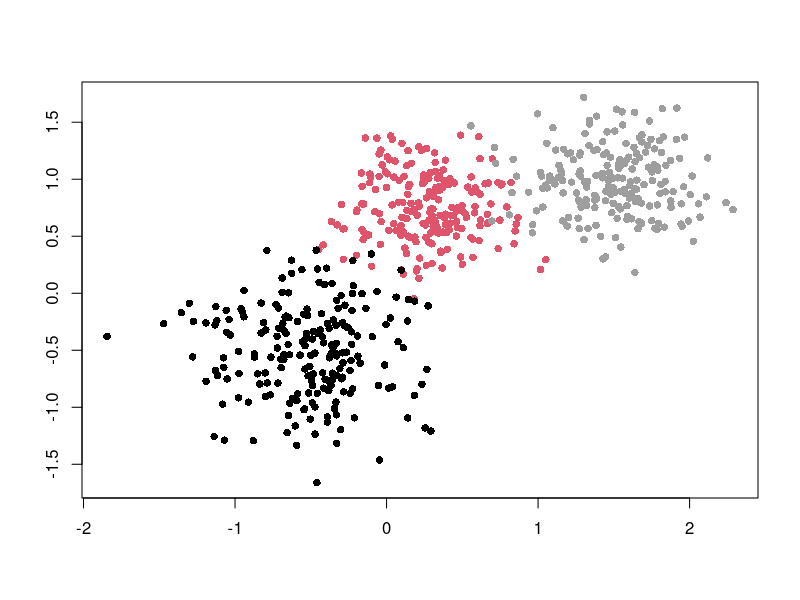
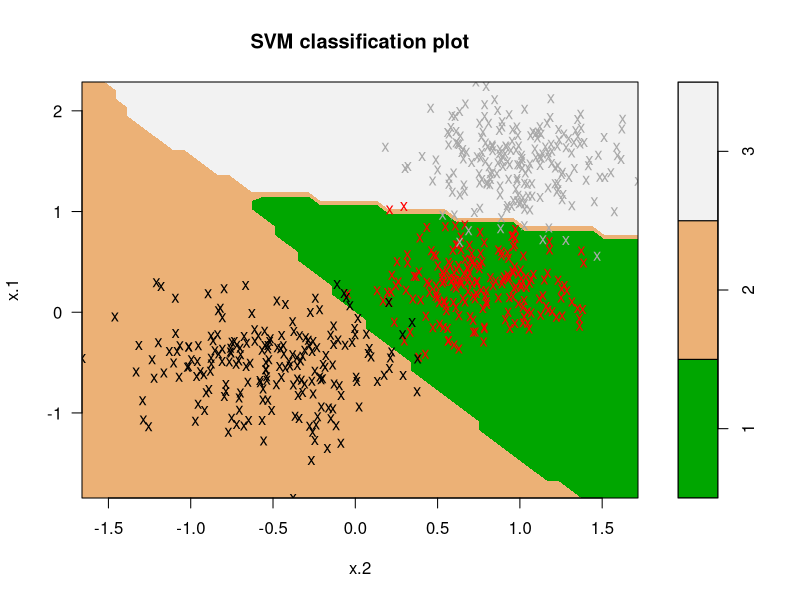
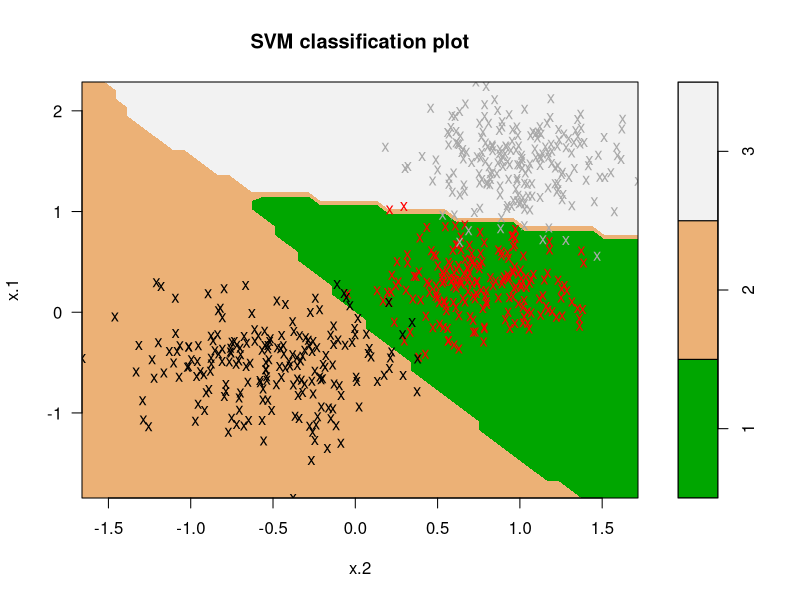
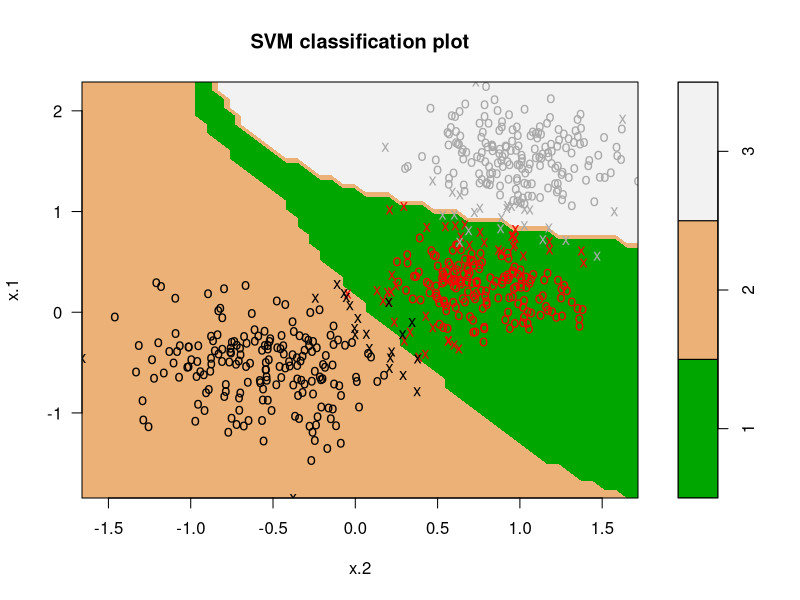
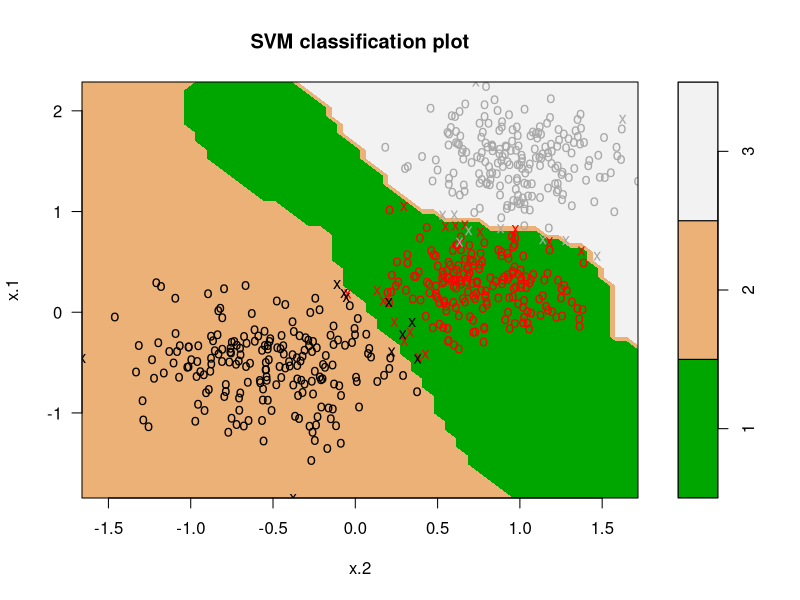
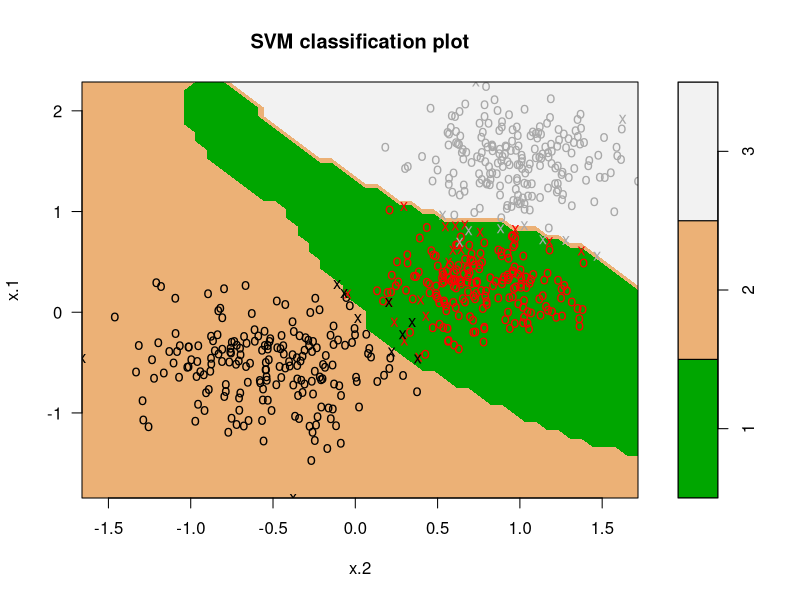
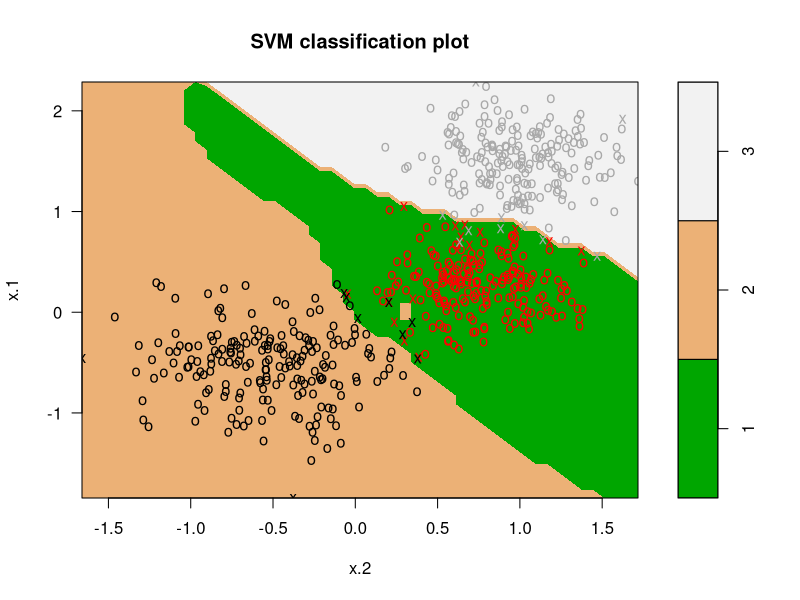
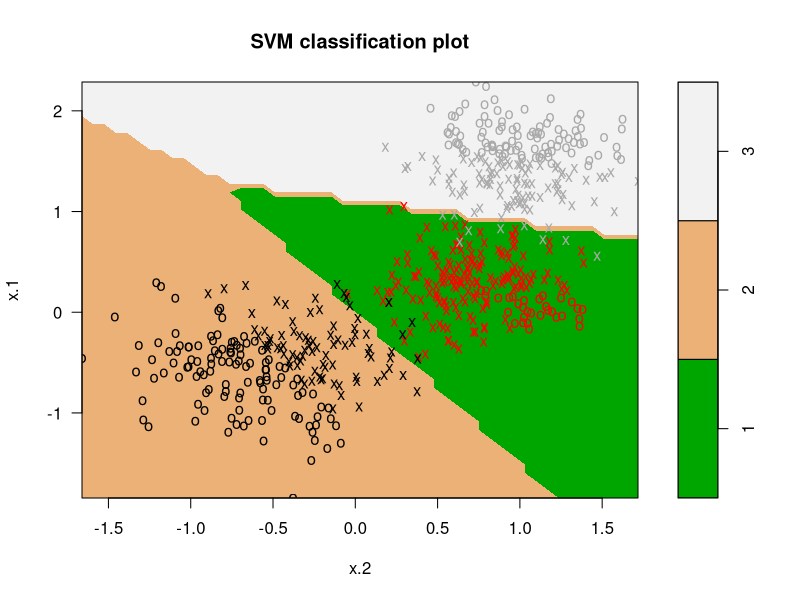

The R script that drew these images, in order: (Note: this script raises an error after producing the figures.)
# Julia Andronowitz
# Classification Methods Using Support Vector Machines
# Support Vector Machine


# loading svm library (run first line if not installed)
# install.packages("e1071")
library(e1071)

# defining the hyperplane function
hyperplane <- function(P,data,x,z=0) {
  alphas <- -1*P$coefs
  svs <- data[P$index,]
  c <- P$rho - z
  a <- sum(t(alphas)*data[P$index,][1])
  b <- sum(t(alphas)*data[P$index,][2])
  (-c-a*x)/b
  cat(a,b,c)
}

# setting initial number of observations in each set
n <- 200

# calculating x-variable using three randomly generated sets with overlap
set.seed(1000)

svmdatax1a <- matrix(rnorm(n, 0.25,0.3), ncol=1)
svmdatax1b <- matrix(rnorm(n,0.75,0.3), ncol=1)
svmdatax1 <- cbind(svmdatax1a,svmdatax1b)

svmdatax2 <- matrix(rnorm(n*2,-0.5,0.4), ncol=2)

svmdatax3a <- matrix(rnorm(n,1.5,0.3), ncol=1)
svmdatax3b <- matrix(rnorm(n,1,0.3), ncol=1)
svmdatax3 <- cbind(svmdatax3a,svmdatax3b)

svmdatax <- rbind(svmdatax1,svmdatax2,svmdatax3)

# assigning labels to both classes
svmdatay <- c(rep(1,n), rep(2,n), rep(3,n))

# plotting the data
plot(svmdatax, col=(11-svmdatay),xlab="",ylab="",pch=16)

# creating data frame 
svmdata <- data.frame (x = svmdatax, y = factor(svmdatay))

# using different costs
svmfit.00001 <- svm (y~., data = svmdata , kernel="radial", cost = 0.00001, scale = FALSE)
svmfit.001 <- svm (y~., data = svmdata , kernel="radial", cost = 0.001, scale = FALSE)
svmfit1 <- svm (y~., data = svmdata , kernel="radial", cost = 1, scale = FALSE)
svmfit1000 <- svm (y~., data = svmdata , kernel="radial", cost = 1000, scale = FALSE)
svmfit100000 <- svm (y~., data = svmdata , kernel="radial", cost = 100000, scale = FALSE)
svmfit10000000 <- svm (y~., data = svmdata , kernel="radial", cost = 10000000, scale = FALSE)

# plots of different costs
plot(svmfit.00001,svmdata,color.palette = terrain.colors,symbolPalette = c("red","black","darkgray"))
plot(svmfit.001,svmdata,color.palette = terrain.colors,symbolPalette = c("red","black","darkgray"))
plot(svmfit1,svmdata,color.palette = terrain.colors,symbolPalette = c("red","black","darkgray"))
plot(svmfit1000,svmdata,color.palette = terrain.colors,symbolPalette = c("red","black","darkgray"))
plot(svmfit100000,svmdata,color.palette = terrain.colors,symbolPalette = c("red","black","darkgray"))
plot(svmfit10000000,svmdata,color.palette = terrain.colors,symbolPalette = c("red","black","darkgray"))

# using different gammas
svmfit.01g <- svm (y~., data = svmdata , kernel="radial", cost = 1, gamma = 0.01, scale = FALSE)
svmfit.1g <- svm (y~., data = svmdata , kernel="radial", cost = 1, gamma = 0.1, scale = FALSE)
svmfit1g <- svm (y~., data = svmdata , kernel="radial", cost = 1, gamma = 1, scale = FALSE)
svmfit10g <- svm (y~., data = svmdata , kernel="radial", cost = 1, gamma = 10, scale = FALSE)
svmfit100g <- svm (y~., data = svmdata , kernel="radial", cost = 1, gamma = 100, scale = FALSE)
svmfit1000g <- svm (y~., data = svmdata , kernel="radial", cost = 1, gamma = 1000, scale = FALSE)

# plots of different gammas
plot(svmfit.01g,svmdata,color.palette = terrain.colors,symbolPalette = c("red","black","darkgray"))
plot(svmfit.1g,svmdata,color.palette = terrain.colors,symbolPalette = c("red","black","darkgray"))
plot(svmfit1g,svmdata,color.palette = terrain.colors,symbolPalette = c("red","black","darkgray"))
plot(svmfit10g,svmdata,color.palette = terrain.colors,symbolPalette = c("red","black","darkgray"))
plot(svmfit100g,svmdata,color.palette = terrain.colors,symbolPalette = c("red","black","darkgray"))
plot(svmfit1000g,svmdata,color.palette = terrain.colors,symbolPalette = c("red","black","darkgray"))

# using tune function to find the best model
tune <- tune(svm,y~.,data=svmdata, 
             ranges = list(gamma = 2^(-2:10), cost = 2^(-2:10)), tunecontrol = tune.control(sampling = "fix"))

tune$best.parameters
tune$best.performance
 # tune$performances
    # run to see individual performances

# computing svm function with best gamma and cost
svmfit <- svm (y~., data = svmdata , kernel="radial", cost = 0.25, gamma=0.5, scale = FALSE)

# looking at statistics
summary(svmfit)
svmfit$index
svmfit$rho
svmfit$coefs

# plotting svm function graph
plot(svmfit,svmdata,color.palette = terrain.colors,symbolPalette = c("red","yellow","black"))

# looking at how a,b,c values differ 
hyperplane(svmfit,svmdata,svmdatax)
hyperplane(svmfit1,svmdata,svmdatax)
hyperplane(svmfit1000000,svmdata,svmdatax)


help(tune)
help(svm)
